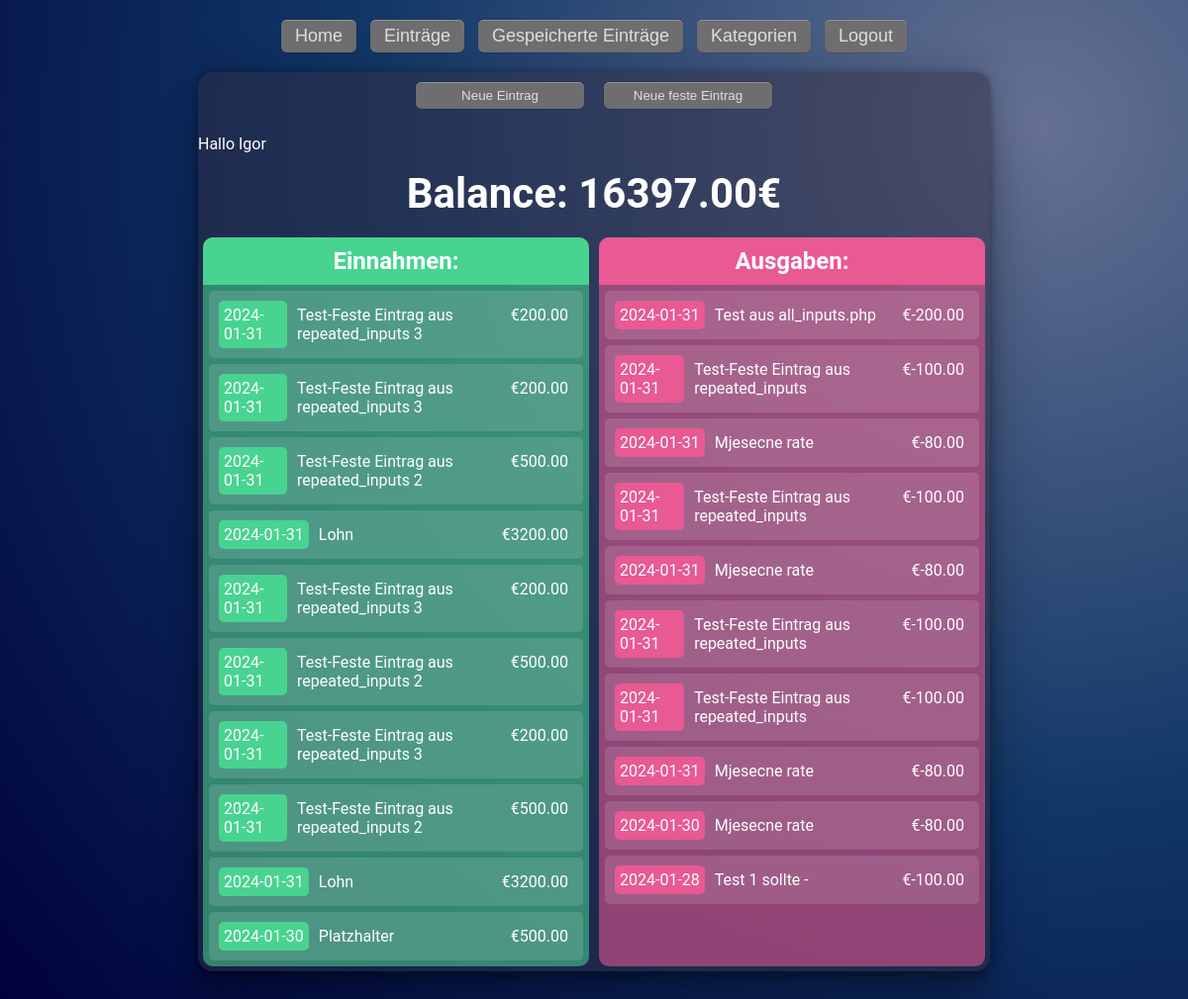
/ (signed in), run on the app's committed database.
### tables this page shows
CREATE TABLE `inputs` (
  `input_id` int(11) NOT NULL,
  `input_name` varchar(60) DEFAULT NULL,
  `category_id` int(11) DEFAULT NULL,
  `input_amount` decimal(10,2) NOT NULL,
  `input_datum` date NOT NULL,
  `input_description` text DEFAULT NULL,
  `user_id` int(11) DEFAULT NULL
);

### index.php (the view, shortened to what this page needs)
<?php
include('server/connection.php');
if(isset($_SESSION['logged_in'])){
    $userId = $_SESSION['user_id'];
}
$stmt = $conn_db->prepare("SELECT SUM(input_amount) FROM inputs WHERE user_id = ?");
$stmt->bind_param('i', $userId);
$stmt->execute();
$getBalance = $stmt->get_result();
$stmt1 = $conn_db->prepare("SELECT * FROM inputs WHERE input_amount > 0 AND user_id = ?
                                           ORDER BY input_datum DESC LIMIT 10");
$stmt1->bind_param('i', $userId);
$stmt1->execute();
$incomes = $stmt1->get_result();
$stmt2 = $conn_db->prepare("SELECT * FROM inputs WHERE input_amount < 0 AND user_id = ?
                            ORDER BY input_datum DESC LIMIT 10;");
$stmt2->bind_param('i', $userId);
$stmt2->execute();
$expenses = $stmt2->get_result();
?>
<?php include('layouts/header.php'); ?>
<main>
    <div class="new-input-buttons">
        <button id="new-input-plus" onclick="displayInputField()">Neue Eintrag</button>
        <button id="new-repeated-input-plus" onclick="displayRepeatedInputField()">Neue feste Eintrag</button>
    </div>
    <p>Hallo <?php if(isset($_SESSION['user_name'])){ echo $_SESSION['user_name']; }?></p>
    <div class="balance">
        <?php while($balance = (mysqli_fetch_array($getBalance, MYSQLI_ASSOC))) { ?>
        <h2>Balance: <?php echo $balance['SUM(input_amount)']; ?>€</h2>
        <?php } ?>
    </div>
    <div class="displays">
        <div class="incomes-display">
            <h2 class="income-title">Einnahmen:</h2>
            <?php while($income = (mysqli_fetch_array($incomes, MYSQLI_ASSOC))) { ?>
            <div class="dataset">
                <div class="income-datum"> <?php echo $income['input_datum']; ?></div>
                <div class="income-info"> <?php echo $income['input_name']; ?></div>
                <div class="income-betrag"> €<?php echo $income['input_amount']; ?></div>
            </div>
            <?php } ?>
        </div>
        <div class="expense-display">
            <h2 class="expense-title">Ausgaben:</h2>
            <?php while($expense = (mysqli_fetch_array($expenses, MYSQLI_ASSOC))) { ?>
                <div class="dataset">
                    <div class="expense-datum"><?php echo $expense['input_datum']; ?></div>
                    <div class="expense-info"><?php echo $expense['input_name']; ?></div>
                    <div class="expense-betrag">€<?php echo $expense['input_amount']; ?></div>
                </div>
            <?php } ?>
        </div>
    </div>
</main>
<?php include('layouts/footer.php'); ?>

### layouts/header.php (shortened to what this page needs)
<!DOCTYPE html>
<html lang="en">
<head>
    <link rel="stylesheet" href="assets/style.css">
</head>
<body>
    <div class="buttons">
        <a href="index.php"><button>Home</button></a>
        <a href="all_inputs.php"><button>Einträge</button></a>
        <a href="repeated_inputs.php"><button>Gespeicherte Einträge</button></a>
        <a href="categories.php"><button>Kategorien</button></a>
        <a href="index.php?logout=1"><button>Logout</button></a>
    </div>

### layouts/footer.php (shortened to what this page needs)
<br>
</body>
</html>

### assets/style.css (style rules this page uses)
body, h1 { margin: 0; padding: 0; }
html { background-image: radial-gradient(circle at 87.5% 12.5%, #667193 0, #113767 50%, #00003d 100%); color: #ffffff; font-family: 'Roboto', Arial, Helvetica, sans-serif; min-height: 100%; }
main { background-color: #302D4280; min-width: 800px; width: 50%; margin: 20px auto; border-radius: 15px; box-shadow: rgba(0, 0, 0, 0.25) 0px 54px 55px, rgba(0, 0, 0, 0.12) 0px -12px 30px, rgba(0, 0, 0, 0.12) 0px 4px 6px, rgba(0, 0, 0, 0.17) 0px 12px 13px, rgba(0, 0, 0, 0.09) 0px -3px 5px; }
.new-input-buttons { display: flex; justify-content: center; margin: 10px; }
.new-input-buttons button { width: 170px; margin: 10px; }
.dataset { display: flex; background: #ffffff20; padding: 5px; margin: 6px; border-radius: 5px; }
.income-datum, .expense-datum, .income-info, .expense-info, .income-betrag, .expense-betrag { margin: 5px; padding-top: 5px; }
.income-datum { background-color: #48D390; padding: 5px; border-radius: 5px; }
.expense-datum { background-color: #E95993; padding: 5px; border-radius: 5px; }
.income-betrag, .expense-betrag { margin-left: auto; margin-right: 10px; }
h2 { margin: 15px; text-align: center; }
.income-title { text-align: center; background: #48D390; padding: 10px; margin: 0; border-radius: 10px 10px 0 0; }
.expense-title { text-align: center; background: #E95993; padding: 10px; margin: 0; border-radius: 10px 10px 0 0; }
.balance { font-size: 28px; }
button, .submit-button { padding: 6px 14px; border-radius: 6px; border: none; background: #6E6D70; box-shadow: 0px 0.5px 1px rgba(0, 0, 0, 0.1), inset 0px 0.5px 0.5px rgba(255, 255, 255, 0.5), 0px 0px 0px 0.5px rgba(0, 0, 0, 0.12); color: #DFDEDF; user-select: none; -webkit-user-select: none; touch-action: manipulation; }
.buttons { text-align: center; margin: 10px; }
.buttons a { margin: 5px; }
.buttons button { font-size: 18px; }
.displays { display: flex; }
.incomes-display, .expense-display { flex: 1; margin: 5px; border-radius: 10px; }
.incomes-display { background-color: #48D39090; }
.expense-display { background-color: #E9599390; }
button { padding: 6px 14px; border-radius: 6px; border: none; background: #6E6D70; box-shadow: 0px 0.5px 1px rgba(0, 0, 0, 0.1), inset 0px 0.5px 0.5px rgba(255, 255, 255, 0.5), 0px 0px 0px 0.5px rgba(0, 0, 0, 0.12); color: #DFDEDF; user-select: none; -webkit-user-select: none; touch-action: manipulation; }
.buttons { text-align: center; margin: 20px auto; margin: 20px; }
.buttons a button { font-size: 18px; }

### data on the page
inputs: input_datum "2024-01-31", input_name "Test-Feste Eintrag aus repeated_inputs 3", input_amount "200.00"
inputs: input_datum "2024-01-31", input_name "Test-Feste Eintrag aus repeated_inputs 3", input_amount "200.00"
inputs: input_datum "2024-01-31", input_name "Test-Feste Eintrag aus repeated_inputs 2", input_amount "500.00"
inputs: input_datum "2024-01-31", input_name "Lohn", input_amount "3200.00"
inputs: input_datum "2024-01-31", input_name "Test-Feste Eintrag aus repeated_inputs 3", input_amount "200.00"
inputs: input_datum "2024-01-31", input_name "Test-Feste Eintrag aus repeated_inputs 2", input_amount "500.00"
inputs: input_datum "2024-01-31", input_name "Test-Feste Eintrag aus repeated_inputs 3", input_amount "200.00"
inputs: input_datum "2024-01-31", input_name "Test-Feste Eintrag aus repeated_inputs 2", input_amount "500.00"
inputs: input_datum "2024-01-31", input_name "Lohn", input_amount "3200.00"
inputs: input_datum "2024-01-30", input_name "Platzhalter", input_amount "500.00"
inputs: input_datum "2024-01-31", input_name "Test aus all_inputs.php", input_amount "-200.00"
inputs: input_datum "2024-01-31", input_name "Test-Feste Eintrag aus repeated_inputs", input_amount "-100.00"
inputs: input_datum "2024-01-31", input_name "Mjesecne rate", input_amount "-80.00"
inputs: input_datum "2024-01-31", input_name "Test-Feste Eintrag aus repeated_inputs", input_amount "-100.00"
inputs: input_datum "2024-01-31", input_name "Mjesecne rate", input_amount "-80.00"
inputs: input_datum "2024-01-31", input_name "Test-Feste Eintrag aus repeated_inputs", input_amount "-100.00"
inputs: input_datum "2024-01-31", input_name "Test-Feste Eintrag aus repeated_inputs", input_amount "-100.00"
inputs: input_datum "2024-01-31", input_name "Mjesecne rate", input_amount "-80.00"
inputs: input_datum "2024-01-30", input_name "Mjesecne rate", input_amount "-80.00"
inputs: input_datum "2024-01-28", input_name "Test 1 sollte -", input_amount "-100.00"

### other printed values
$_SESSION['user_name'] "Igor"
$balance['SUM(input_amount)'] "16397.00"
